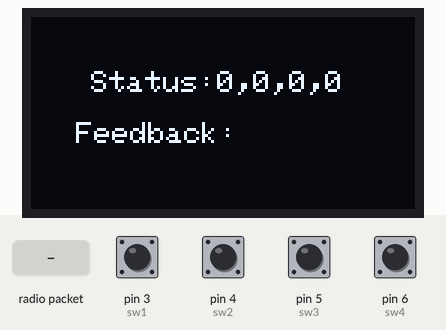
The sketch below on a simulated Arduino Uno, built with avr-gcc and run on an emulated ATmega328P. On the bench: 128×64 one-colour display. Inputs (shaded band) come from the test bench; at power-on: pin 3 (sw1), pin 4 (sw2), pin 5 (sw3), pin 6 (sw4) HIGH. No radio packets arrive unless stated; what the sketch prints to the serial monitor is not drawn.

Above: at 3.2 s.
3.3 s: radio packet "1" arrives
4.9 s: pin 3 (sw1) pulled LOW for 0.15 s
At 5.11 s:
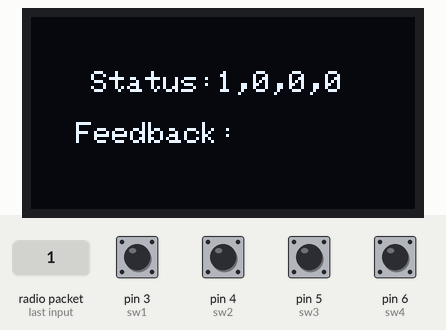
6.6 s: pin 4 (sw2) pulled LOW for 0.15 s
At 6.8 s:
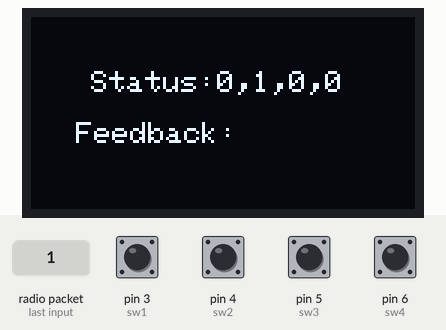
8.3 s: pin 5 (sw3) pulled LOW for 0.15 s
At 8.54 s:
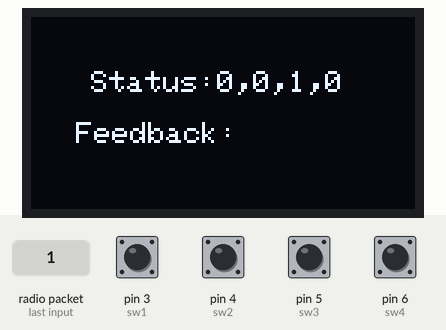
10.1 s: pin 6 (sw4) pulled LOW for 0.15 s
At 10.33 s:
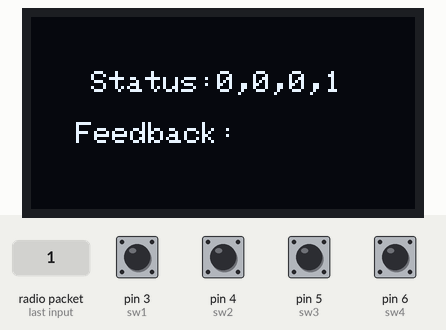
11.9 s: radio packet "0" arrives
At 12.07 s:
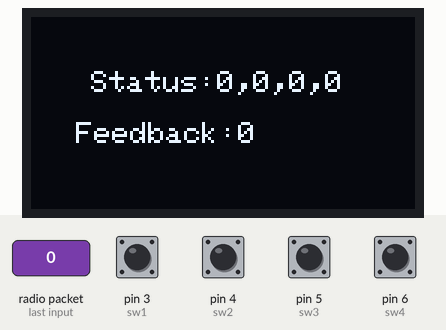
Timing chart, 0 to 14.6 s (numbered marks = the images above; inputs shaded):
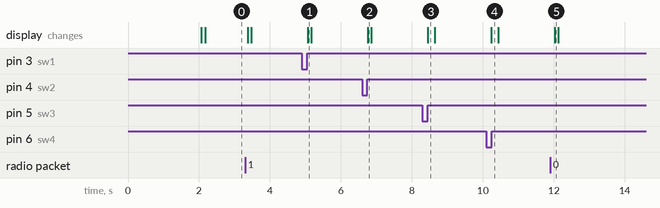

Measured:
- after the input at 4.9 s, the display: changes after 0.16 s (image 1)
- after the input at 6.6 s, the display: changes after 0.15 s (image 2)
- after the input at 8.3 s, the display: changes after 0.14 s (image 3)
- after the input at 10.1 s, the display: changes after 0.13 s (image 4)
- after the input at 11.9 s, the display: changes after 0.12 s (image 5)

The sketch:

Transmitter.ino
```cpp
#include <Arduino.h>
#include <SPI.h>
#include <LoRa.h>
#include <Wire.h>
#include <Adafruit_GFX.h>
#include <Adafruit_SSD1306.h>

byte msgCount = 0;
byte localAddress = 0xBB;
byte destination = 0xFF;
long lastSendTime = 0;
int interval = 50;

#define sw1 3
#define sw2 4
#define sw3 5
#define sw4 6

int Sensor1;
int Sensor2;
int Sensor3;
int Sensor4;

int Data1;
int Data2;
int Data3;
int Data4;

int load1;
int load2;
int load3;
int load4;

int DataOut1;

boolean bflag = false;
String outgoing;            //outgoing message

#define SCREEN_WIDTH 128
#define SCREEN_HEIGHT 64

Adafruit_SSD1306 display(SCREEN_WIDTH, SCREEN_HEIGHT, &Wire, -1);

String pinStatus = "0";

String Mymessage = "";

int i;
String incomingString;
String tempString;
String feedString;
boolean rState;

void setup() {
  Serial.begin(115200);

  if(!display.begin(SSD1306_SWITCHCAPVCC, 0x3C)) { // Address 0x3D for 128x64
    Serial.println(F("SSD1306 allocation failed"));
    for(;;);
  }

  delay(2000);
  display.clearDisplay();
  display.setTextSize(1);
  display.setTextColor(WHITE);
  display.setCursor(0, 28);
  // Display static text
  display.println("Loading . . .");
  display.display();

  pinMode(sw1, INPUT_PULLUP);
  pinMode(sw2, INPUT_PULLUP);
  pinMode(sw3, INPUT_PULLUP);
  pinMode(sw4, INPUT_PULLUP);

  while(!Serial);
  Serial.println("LoRa Sender");
  if(!LoRa.begin(433E6)){
    Serial.println("Starting LoRa failed!");
    while(1);
  }

  LoRa.setTxPower(20);
}

void loop() {
  if(digitalRead(sw1) == LOW){
    Data1 = 1;
  }
  else{
    Data1 = 0;
  }
  if(digitalRead(sw2) == LOW){
    Data2 = 1;
  }
  else{
    Data2 = 0;
  }

  if(digitalRead(sw3) == LOW){
    Data3 = 1;
  }
  else{
    Data3 = 0;
  }

  if(digitalRead(sw4) == LOW){
    Data4 = 1;
  }
  else{
    Data4 = 0;
  }

  String Data = "";
  Data = Data + Data1 + "," + Data2 + "," + Data3 + "," + Data4;

  LoRa.beginPacket();
  LoRa.print(Data);
  LoRa.endPacket();

  delay(10);

  // Receive feedback from receiver
  String feedback = receiveFeedback();

  // Display data and feedback
  display.clearDisplay();
  display.setTextSize(1.5);
  display.setTextColor(WHITE);
  display.setCursor(20,18);
  display.println("Status:" + Data);
  display.setCursor(15,35);
  display.print("Feedback:" + feedback);
  display.display();
}

String receiveFeedback() {
  String feedback = "";
  int packetSize = LoRa.parsePacket();
  if (packetSize) {
    while (LoRa.available()) {
      feedback += (char)LoRa.read();
    }
  }
  return feedback;
}
```
